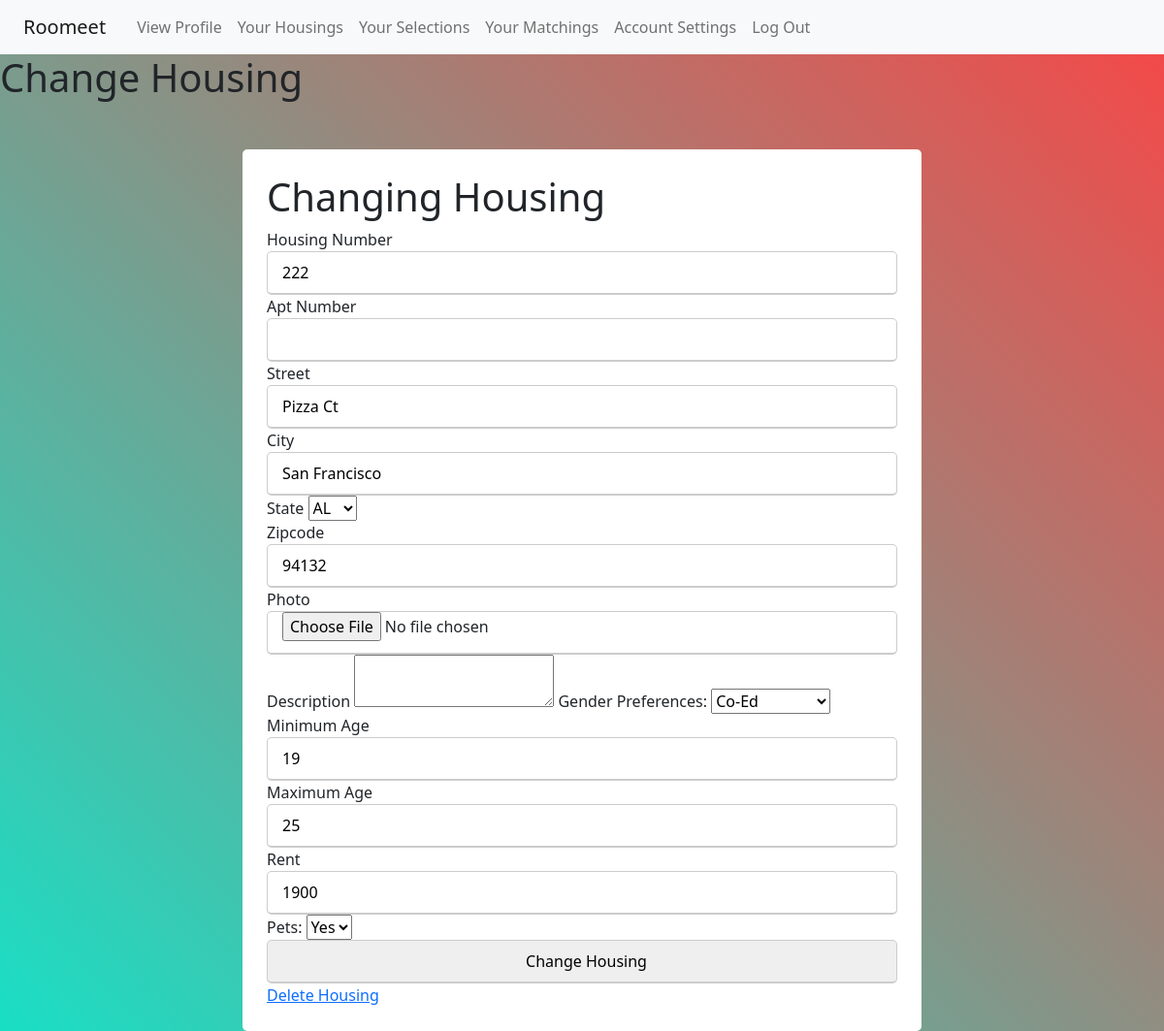
The page /changehousing/1 (signed in) on the database as committed earlier.
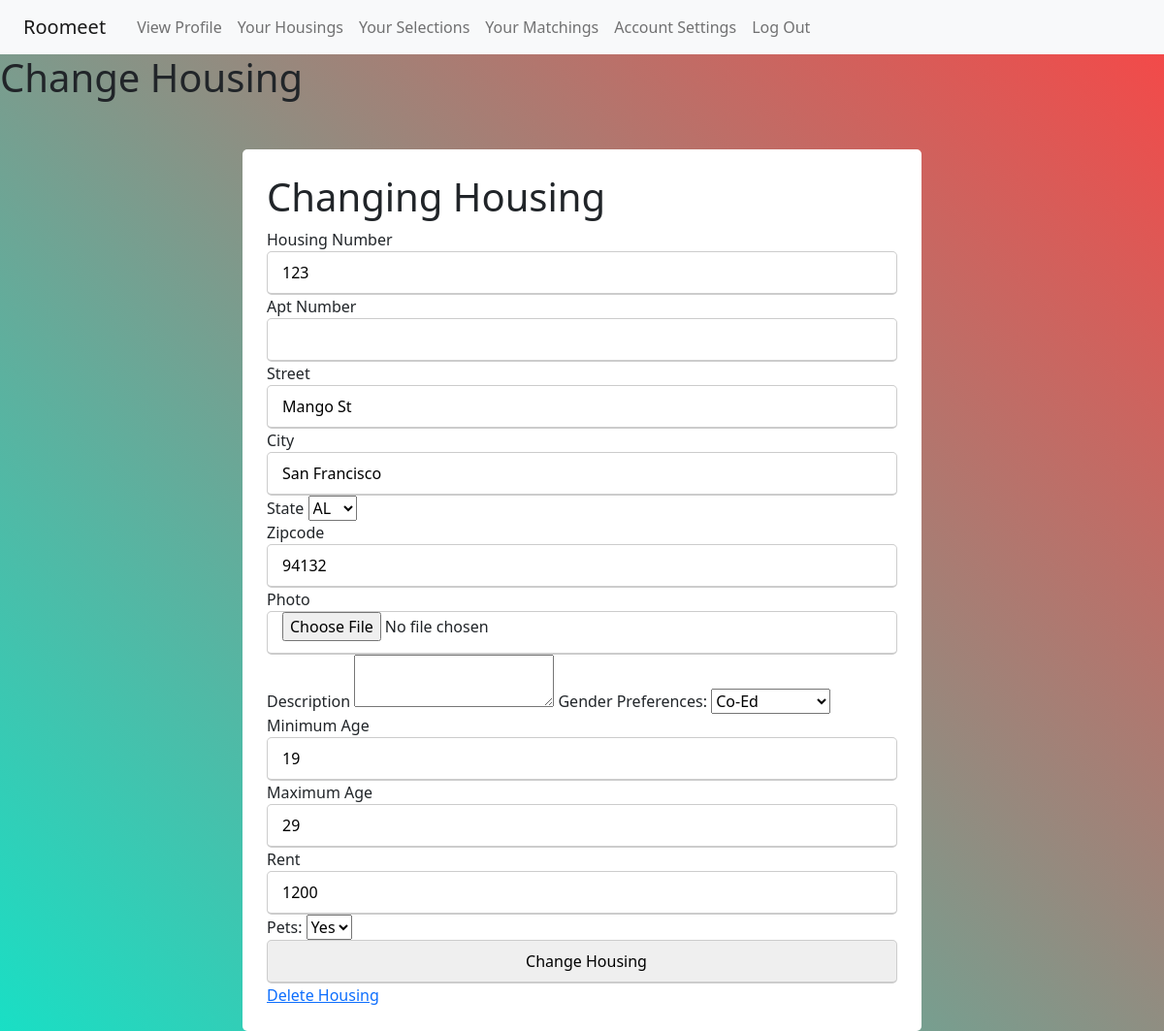
The same page on the database as committed later.
### tables this page shows
CREATE TABLE housing (
  housing_id INTEGER PRIMARY KEY AUTOINCREMENT, 
  poster_id INTEGER NOT NULL, 

  photo BLOB NOT NULL, 
  description TEXT,

  housing_number INTEGER NOT NULL, 
  apt_number TEXT NOT NULL, 
  street TEXT NOT NULL, 
  city TEXT NOT NULL,
  state TEXT NOT NULL,
  zipcode INTEGER NOT NULL,

  rent INTEGER NOT NULL,

  pets TEXT NOT NULL,
  genderPref TEXT NOT NULL,

  ageMin INTEGER NOT NULL,
  ageMax INTEGER NOT NULL,


  FOREIGN KEY (poster_id) REFERENCES user (id)


);

### flaskr/housing.py (the view, shortened to what this page needs)
@bp.route('/changehousing', defaults={'houseid': None}, methods=('GET', 'POST'))
@bp.route('/changehousing/<int:houseid>', methods=('GET', 'POST'))
@login_required
def change_housing(houseid):
    housing = get_housing(houseid)
    photopath = 'images/houses/'+housing['photo']
    user_id = session.get('user_id')
    db = get_db()
    error = None
    if housing['poster_id'] != user_id:
        return redirect(url_for('housing.housings'))
    return render_template('housing/changehousing.html', housing=housing, photopath=photopath)

### flaskr/auth.py (called while the page is built)
@bp.before_app_request
def load_logged_in_user():
    user_id = session.get('user_id')
    if user_id is None:
        g.user = None
    else:
        g.user = get_db().execute(
            'SELECT * FROM user WHERE id = ?', (user_id,)
        ).fetchone()

def login_required(view):
    @functools.wraps(view)
    def wrapped_view(**kwargs):
        if g.user is None:
            return redirect(url_for('auth.login'))
        return view(**kwargs)
    return wrapped_view

### flaskr/db.py (called while the page is built)
def get_db():
    if 'db' not in g:
        g.db = sqlite3.connect(
            current_app.config['DATABASE'],
            detect_types=sqlite3.PARSE_DECLTYPES
        )
        g.db.row_factory = sqlite3.Row
    return g.db

### flaskr/housing.py (called while the page is built)
def get_housing(id):
    housing = get_db().execute(
        'SELECT * FROM housing WHERE housing_id = ?', (id,)
    ).fetchone()
    if housing is None:
        abort(404, f"Housing doesn't exist.")
    return housing

### flaskr/templates/housing/changehousing.html (shortened to what this page needs)
{% extends 'base.html' %}
{% block header %}
  <h1>{% block title %}Change Housing{% endblock %}</h1>
{% endblock %}
{% block content %}
<div class="boxed">
  <div class="container">
    <div class= "user-details">
      <form method="post" enctype = "multipart/form-data">
        <h1>Changing Housing</h1>
        <div class = "input-box">
        <label for="housing_number">Housing Number</label>
        <input name="housing_number" id="housing_number" type="number" value="{{ housing['housing_number']}}" required>
        <label for="apt_number">Apt Number</label>
        <input name="apt_number" value="{{ housing['apt_number']}}" id="apt_number">
        <label for="street">Street</label>
        <input name="street" value="{{ housing['street']}}" id="street">
        <label for="city">City</label>
        <input name="city" value="{{ housing['city']}}" id="city" required>
        <div class = "input-box">
          <label for="state">State</label>
          <select name="state" id="state">
            <option value="AL">AL</option>
          </select>
        </div>
        <label for="zipcode">Zipcode</label>
        <input name="zipcode" type="number" value="{{ housing['zipcode']}}" id="zipcode" required>
        <label for="photo">Photo</label>
        <input type="file" id="photo" value="{{ url_for('static', filename=photopath ) }}" name="photo" accept="image/*" required>
        <label for="description">Description</label>
        <textarea name="description" id="description"> </textarea>
        <label for="genderPref">Gender Preferences:</label>
        <select name="genderPref" id="genderPref">
          <option value="C">Co-Ed</option>
        </select>
        <label for="minage">Minimum Age</label>
        <input name="minage" type="number" value="{{ housing['ageMin']}}" id="minage" required>
        <label for="maxage">Maximum Age</label>
        <input name="maxage" type="number" value="{{ housing['ageMax']}}" id="maxage" required>
        <label for="rent">Rent</label>
        <input name="rent" type="number" value="{{ housing['rent']}}" id="rent" required>
        <div class = "input-box">
          <label for="pets">Pets:</label>
          <select name="pets" id="pets">
            <option value="Y">Yes</option>
          </select>
      </div>
        <input type="submit" value="Change Housing">
      </form>
      <a href="{{ url_for('housing.delete_housing', houseid=(housing['housing_id'])) }}">Delete Housing</a>
    </div>
    </div>
  </div>
{% endblock %}

Rows that differ between the two databases and show on the page:
changed housing "San Francisco": housing_number "222" → "123"; street "Pizza Ct" → "Mango St"; maxage "25" → "29"; rent "1900" → "1200"
